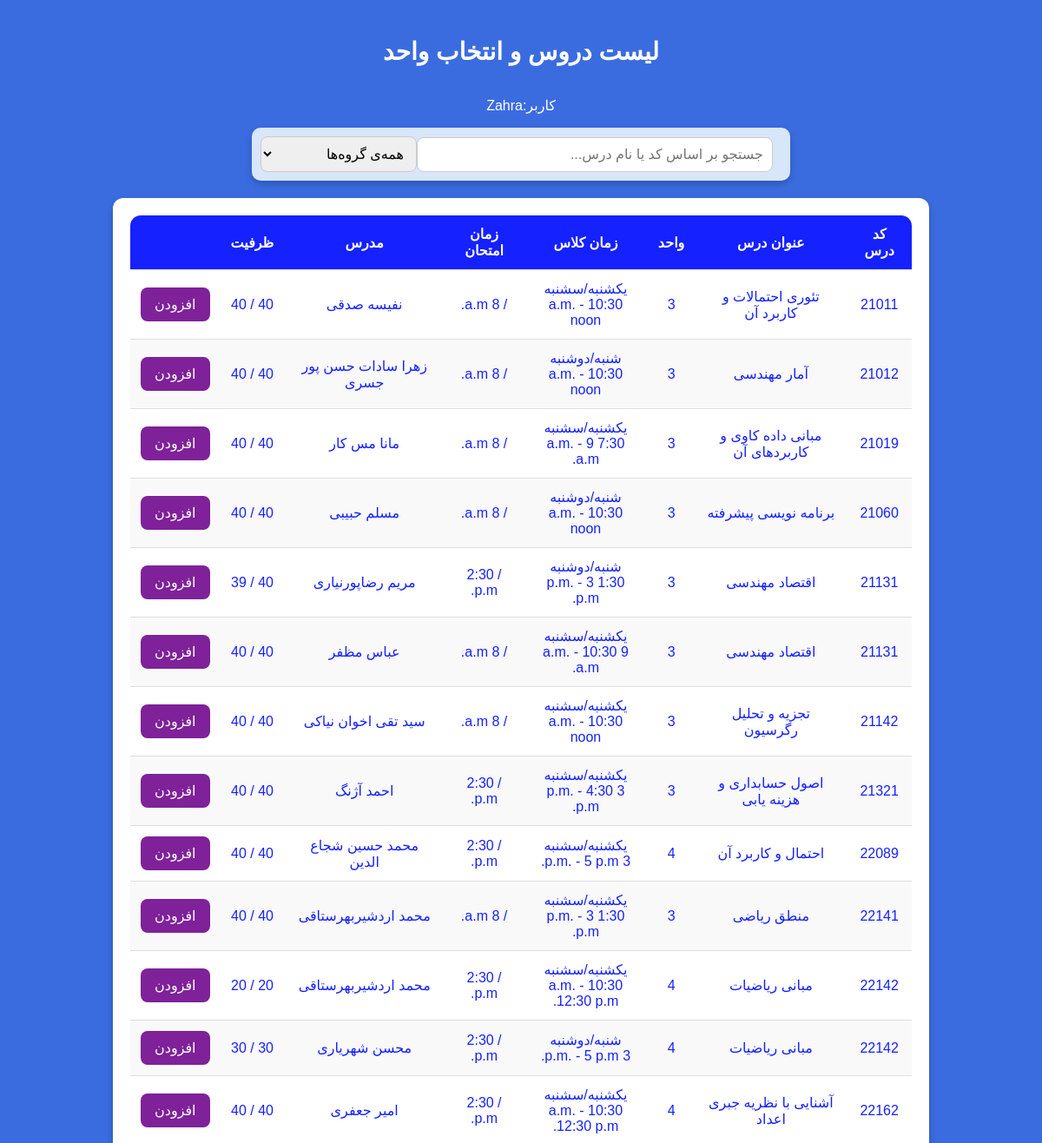
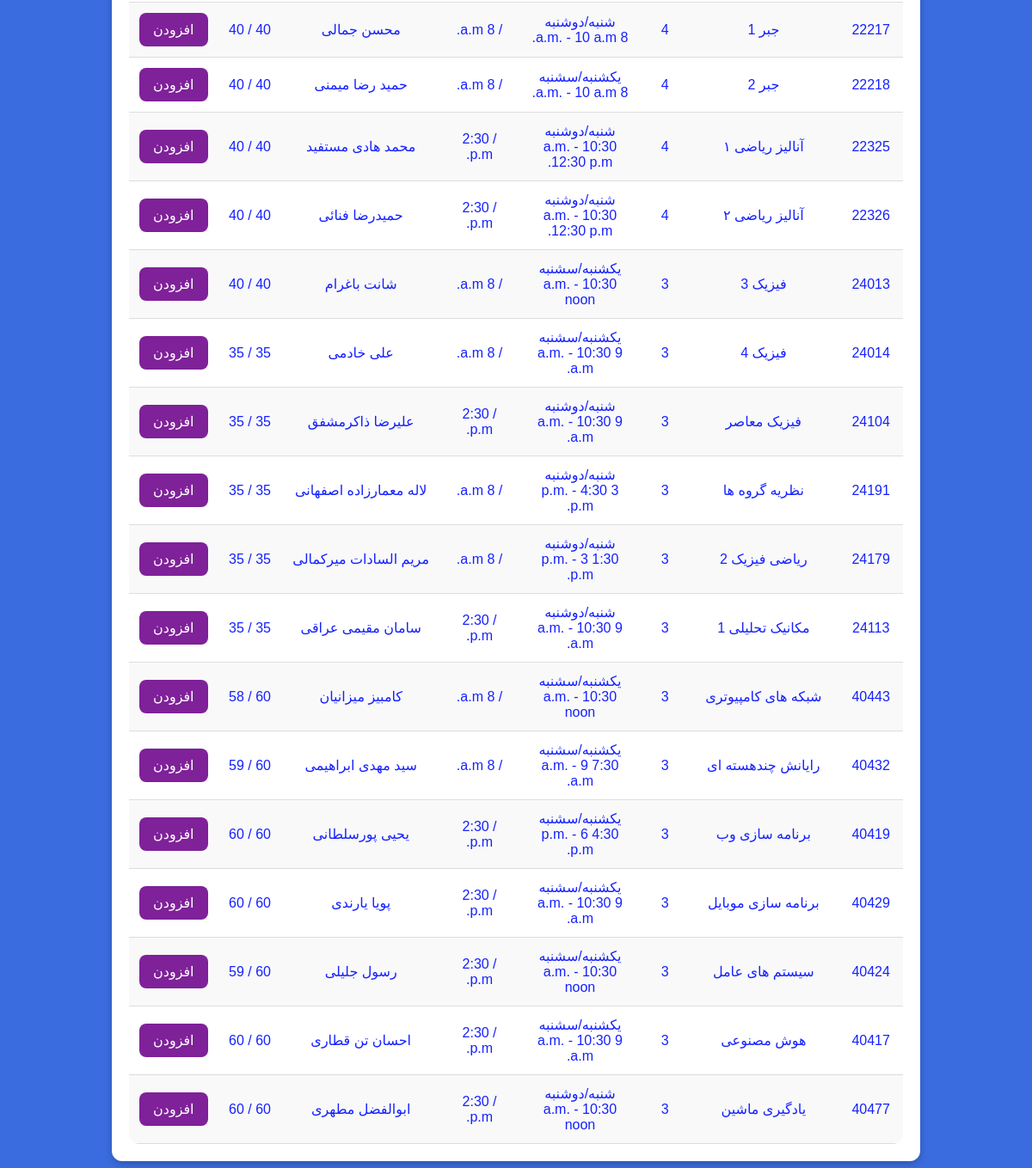
Page /courses/ (signed in) on the committed database (2 pictures, top to bottom).
### user/models.py (models this page shows, shortened)
class User(AbstractUser):
    USER_LEVEL_CHOICES = (
        ('admin', 'Admin'),
        ('student', 'Student'),
    )
    name = models.CharField(max_length=100)
    national_id = models.CharField(max_length=10, unique=True)
    student_number = models.CharField(max_length=15, blank=True, null=True)  # Optional for admins
    email = models.EmailField()
    phone_number = models.CharField(max_length=15)
    user_level = models.CharField(max_length=10, choices=USER_LEVEL_CHOICES)
    password = models.CharField(max_length=100)
    unit = models.IntegerField(default=20)
    groups = models.ManyToManyField(
        "auth.Group",
        related_name="customuser_groups",  # Fix conflict
        blank=True
    )
    user_permissions = models.ManyToManyField(
        "auth.Permission",
        related_name="customuser_permissions",  # Fix conflict
        blank=True
    )

### courses/models.py (models this page shows, shortened)
class Course(models.Model):
    id = models.AutoField(primary_key=True)
    code = models.CharField(null=True, max_length=100, blank=True)
    name = models.CharField(max_length=100)
    credits = models.IntegerField()
    classDays = models.CharField(max_length=20, choices=WEEKDAY_CHOICES, null=True)  # Stores "Sunday/Tuesday", etc.
    startTime = models.TimeField(null=True)
    endTime = models.TimeField(null=True)
    pishniaz = models.IntegerField(blank=True , null=True)
    hamniaz = models.IntegerField(blank=True, null=True)
    examDate = jmodels.jDateField(null=True, verbose_name="Exam Date (Jalali)")  # Jalali Date ONLY
    examTime = models.TimeField(null=True, verbose_name="Exam Time")  # Time ONLY
    capacity = models.IntegerField()
    remainingCapacity = models.IntegerField()
    department = models.ForeignKey(Department, on_delete=models.CASCADE, related_name='courses')
    instructor = models.ForeignKey(Instructor, on_delete=models.CASCADE, related_name='courses')

class Instructor(models.Model):
    id = models.AutoField(primary_key=True)
    name = models.CharField(max_length=100, unique=True)  # Ensure unique instructor names
    department = models.ForeignKey(Department, on_delete=models.CASCADE, related_name='instructors')

### courses/views.py (the view)
# urls.py: path('courses/', CourseListView.as_view(), name='course_list')
class CourseListView(LoginRequiredMixin, ListView):
    model = Course
    template_name = 'course_list.html'
    context_object_name = 'courses'
    login_url = '/login/'  # Redirect to login page if not authenticated
    def get_context_data(self, **kwargs):
        context = super().get_context_data(**kwargs)
        context['departments'] = Department.objects.all()  # Send department list
        context['user'] = self.request.user  # Pass logged-in user's name
        return context

### courses/templates/course_list.html (shortened to what this page needs)
<!DOCTYPE html>
<html lang="en">
<head>
    {% load static %}
    <link rel="stylesheet" href="{% static 'courses/courseList.css' %}">
</head>
<body>
    <h2>لیست دروس و انتخاب واحد</h2>
    <p>کاربر:{{ user.name }}</p>
    <div class="search">
        <input type="text" id="searchInput" placeholder="جستجو بر اساس کد یا نام درس...">
        <select id="departmentFilter">
            <option value="">همه‌ی گروه‌ها</option>
        </select>
    </div>
    <div class="container">
        <table>
            <thead>
                <tr>
                    <th>کد درس</th>
                    <th>عنوان درس</th>
                    <th>واحد</th>
                    <th>زمان کلاس</th>
                    <th>زمان امتحان</th>
                    <th>مدرس</th>
                    <th>ظرفیت</th>
                    <th></th>
                </tr>
            </thead>
            <tbody id="courseTable">
                {% for course in courses %}
                <tr data-code="{{ course.code }}" data-name="{{ course.name }}" data-department="{{ course.department.name }}">
                    <td>{{ course.code }}</td>
                    <td>{{ course.name }}</td>
                    <td>{{ course.credits }}</td>
                    <td>
                        <div>{{ course.classDays }}</div>
                        <div>{{ course.startTime }} - {{ course.endTime }}</div>
                    </td>
                    <td>{{ course.examDate }} / {{ course.examTime }}</td>
                    <td>{{ course.instructor.name }}</td>
                    <td>{{ course.capacity }} / {{ course.remainingCapacity }}</td>
                    <td>
                        <button class="add-btn" data-course-id="{{ course.id }}">افزودن</button>
                    </td>
                </tr>
                {% empty %}
                <tr>
                    <td colspan="8" style="text-align:center;">No courses available</td>
                </tr>
                {% endfor %}
            </tbody>
        </table>
    </div>
</body>
</html>

### static/courses/courseList.css (style rules this page uses)
body { direction: rtl; display: flex; flex-direction: column; justify-content: flex-start; align-items: center; min-height: 100vh; margin: 0; background-color: #3b6cdf; font-family: 'Arial', sans-serif; color: white; padding: 20px; }
h2 { margin-bottom: 20px; font-size: 28px; }
.search { display: flex; align-items: center; justify-content: center; background-color: #d7e6f9; padding: 10px; width: 100%; max-width: 600px; border-radius: 10px; box-shadow: 0 4px 8px rgba(0, 0, 0, 0.2); }
.search input, .search select { padding: 10px; font-size: 16px; border: 1px solid #ccc; border-radius: 8px; outline: none; }
.search input { flex: 1; margin-right: 10px; }
.search select { width: 180px; }
.container { background-color: #ffffff; border-radius: 12px; box-shadow: 0 4px 8px rgba(0, 0, 0, 0.2); width: 80%; max-width: 900px; padding: 20px; text-align: center; margin: 20px auto; color: #1521ff; overflow-x: auto; }
table { width: 100%; border-collapse: collapse; background: white; border-radius: 12px; overflow: hidden; }
thead { background: #1521ff; color: white; }
th, td { padding: 12px; text-align: center; border-bottom: 1px solid #ddd; }
tbody tr:nth-child(even) { background: #f9f9f9; }
.add-btn { background-color: #7f2199; color: white; border: none; padding: 10px 16px; font-size: 16px; border-radius: 8px; cursor: pointer; transition: background 0.3s ease, transform 0.2s ease; }

### rows in the picture
User: name "Zahra"
Course: code "21011", name "تئوری احتمالات و کاربرد آن", credits "3", classDays "یکشنبه/سشنبه", startTime "10:30 a.m.", endTime "noon", examTime "8 a.m.", instructor.name "نفیسه صدقی", capacity "40", remainingCapacity "40"
Course: code "21012", name "آمار مهندسی", credits "3", classDays "شنبه/دوشنبه", startTime "10:30 a.m.", endTime "noon", examTime "8 a.m.", instructor.name "زهرا سادات حسن پور جسری", capacity "40", remainingCapacity "40"
Course: code "21019", name "مبانی داده کاوی و کاربردهای آن", credits "3", classDays "یکشنبه/سشنبه", startTime "7:30 a.m.", endTime "9 a.m.", examTime "8 a.m.", instructor.name "مانا مس کار", capacity "40", remainingCapacity "40"
Course: code "21060", name "برنامه نویسی پیشرفته", credits "3", classDays "شنبه/دوشنبه", startTime "10:30 a.m.", endTime "noon", examTime "8 a.m.", instructor.name "مسلم حبیبی", capacity "40", remainingCapacity "40"
Course: code "21131", name "اقتصاد مهندسی", credits "3", classDays "شنبه/دوشنبه", startTime "1:30 p.m.", endTime "3 p.m.", examTime "2:30 p.m.", instructor.name "مریم رضاپورنیاری", capacity "40", remainingCapacity "39"
Course: code "21131", name "اقتصاد مهندسی", credits "3", classDays "یکشنبه/سشنبه", startTime "9 a.m.", endTime "10:30 a.m.", examTime "8 a.m.", instructor.name "عباس مظفر", capacity "40", remainingCapacity "40"
Course: code "21142", name "تجزیه و تحلیل رگرسیون", credits "3", classDays "یکشنبه/سشنبه", startTime "10:30 a.m.", endTime "noon", examTime "8 a.m.", instructor.name "سید تقی اخوان نیاکی", capacity "40", remainingCapacity "40"
Course: code "21321", name "اصول حسابداری و هزینه یابی", credits "3", classDays "یکشنبه/سشنبه", startTime "3 p.m.", endTime "4:30 p.m.", examTime "2:30 p.m.", instructor.name "احمد آژنگ", capacity "40", remainingCapacity "40"
Course: code "22089", name "احتمال و کاربرد آن", credits "4", classDays "یکشنبه/سشنبه", startTime "3 p.m.", endTime "5 p.m.", examTime "2:30 p.m.", instructor.name "محمد حسین شجاع الدین", capacity "40", remainingCapacity "40"
Course: code "22141", name "منطق ریاضی", credits "3", classDays "یکشنبه/سشنبه", startTime "1:30 p.m.", endTime "3 p.m.", examTime "8 a.m.", instructor.name "محمد اردشیربهرستاقی", capacity "40", remainingCapacity "40"
Course: code "22142", name "مبانی ریاضیات", credits "4", classDays "یکشنبه/سشنبه", startTime "10:30 a.m.", endTime "12:30 p.m.", examTime "2:30 p.m.", instructor.name "محمد اردشیربهرستاقی", capacity "20", remainingCapacity "20"
Course: code "22142", name "مبانی ریاضیات", credits "4", classDays "شنبه/دوشنبه", startTime "3 p.m.", endTime "5 p.m.", examTime "2:30 p.m.", instructor.name "محسن شهریاری", capacity "30", remainingCapacity "30"
Course: code "22162", name "آشنایی با نظریه جبری اعداد", credits "4", classDays "یکشنبه/سشنبه", startTime "10:30 a.m.", endTime "12:30 p.m.", examTime "2:30 p.m.", instructor.name "امیر جعفری", capacity "40", remainingCapacity "40"
Course: code "22217", name "جبر 1", credits "4", classDays "شنبه/دوشنبه", startTime "8 a.m.", endTime "10 a.m.", examTime "8 a.m.", instructor.name "محسن جمالی", capacity "40", remainingCapacity "40"
Course: code "22218", name "جبر 2", credits "4", classDays "یکشنبه/سشنبه", startTime "8 a.m.", endTime "10 a.m.", examTime "8 a.m.", instructor.name "حمید رضا میمنی", capacity "40", remainingCapacity "40"
Course: code "22325", name "آنالیز ریاضی ۱", credits "4", classDays "شنبه/دوشنبه", startTime "10:30 a.m.", endTime "12:30 p.m.", examTime "2:30 p.m.", instructor.name "محمد هادی مستفید", capacity "40", remainingCapacity "40"
Course: code "22326", name "آنالیز ریاضی ۲", credits "4", classDays "شنبه/دوشنبه", startTime "10:30 a.m.", endTime "12:30 p.m.", examTime "2:30 p.m.", instructor.name "حمیدرضا فنائی", capacity "40", remainingCapacity "40"
Course: code "24013", name "فیزیک 3", credits "3", classDays "یکشنبه/سشنبه", startTime "10:30 a.m.", endTime "noon", examTime "8 a.m.", instructor.name "شانت باغرام", capacity "40", remainingCapacity "40"
Course: code "24014", name "فیزیک 4", credits "3", classDays "یکشنبه/سشنبه", startTime "9 a.m.", endTime "10:30 a.m.", examTime "8 a.m.", instructor.name "علی خادمی", capacity "35", remainingCapacity "35"
Course: code "24104", name "فیزیک معاصر", credits "3", classDays "شنبه/دوشنبه", startTime "9 a.m.", endTime "10:30 a.m.", examTime "2:30 p.m.", instructor.name "علیرضا ذاکرمشفق", capacity "35", remainingCapacity "35"
Course: code "24191", name "نظریه گروه ها", credits "3", classDays "شنبه/دوشنبه", startTime "3 p.m.", endTime "4:30 p.m.", examTime "8 a.m.", instructor.name "لاله معمارزاده اصفهانی", capacity "35", remainingCapacity "35"
Course: code "24179", name "ریاضی فیزیک 2", credits "3", classDays "شنبه/دوشنبه", startTime "1:30 p.m.", endTime "3 p.m.", examTime "8 a.m.", instructor.name "مریم السادات میرکمالی", capacity "35", remainingCapacity "35"
Course: code "24113", name "مکانیک تحلیلی 1", credits "3", classDays "شنبه/دوشنبه", startTime "9 a.m.", endTime "10:30 a.m.", examTime "2:30 p.m.", instructor.name "سامان مقیمی عراقی", capacity "35", remainingCapacity "35"
Course: code "40443", name "شبکه های کامپیوتری", credits "3", classDays "یکشنبه/سشنبه", startTime "10:30 a.m.", endTime "noon", examTime "8 a.m.", instructor.name "کامبیز میزانیان", capacity "60", remainingCapacity "58"
Course: code "40432", name "رایانش چندهسته ای", credits "3", classDays "یکشنبه/سشنبه", startTime "7:30 a.m.", endTime "9 a.m.", examTime "8 a.m.", instructor.name "سید مهدی ابراهیمی", capacity "60", remainingCapacity "59"
Course: code "40419", name "برنامه سازی وب", credits "3", classDays "یکشنبه/سشنبه", startTime "4:30 p.m.", endTime "6 p.m.", examTime "2:30 p.m.", instructor.name "یحیی پورسلطانی", capacity "60", remainingCapacity "60"
Course: code "40429", name "برنامه سازی موبایل", credits "3", classDays "یکشنبه/سشنبه", startTime "9 a.m.", endTime "10:30 a.m.", examTime "2:30 p.m.", instructor.name "پویا یارندی", capacity "60", remainingCapacity "60"
Course: code "40424", name "سیستم های عامل", credits "3", classDays "یکشنبه/سشنبه", startTime "10:30 a.m.", endTime "noon", examTime "2:30 p.m.", instructor.name "رسول جلیلی", capacity "60", remainingCapacity "59"
Course: code "40417", name "هوش مصنوعی", credits "3", classDays "یکشنبه/سشنبه", startTime "9 a.m.", endTime "10:30 a.m.", examTime "2:30 p.m.", instructor.name "احسان تن قطاری", capacity "60", remainingCapacity "60"
Course: code "40477", name "یادگیری ماشین", credits "3", classDays "شنبه/دوشنبه", startTime "10:30 a.m.", endTime "noon", examTime "2:30 p.m.", instructor.name "ابوالفضل مطهری", capacity "60", remainingCapacity "60"
